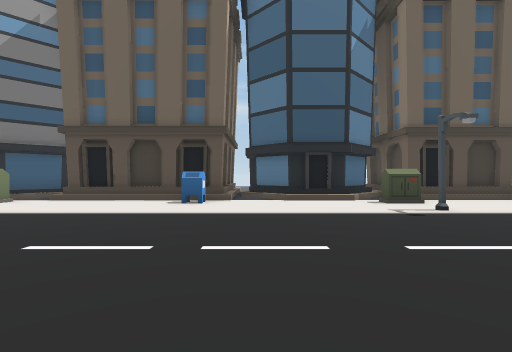
[1] (above)

17 first-person views from a walk through a 3-D level made in the Unity game engine. The camera is 0.64 m above the floor, looks level and sees 85° across. The floor is counted in squares, 1 m on a side. Each view is taken from the middle of a square. On the plan, view 1 faces up. The plan holds only what a view shows up to about 9 squares ahead; the rest is blank. The place goes on beyond the plan. The player is left out.

[2]
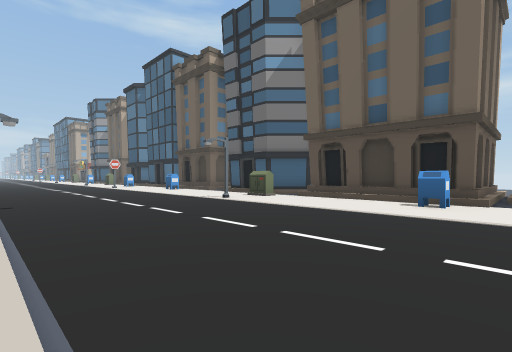

[3]
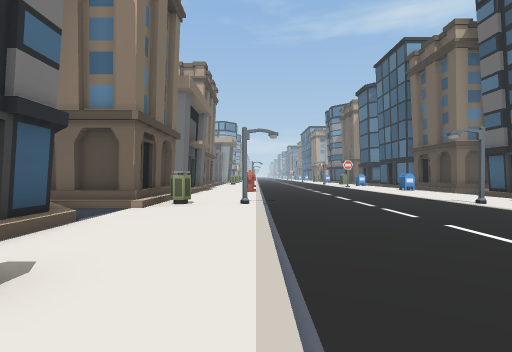

[4]
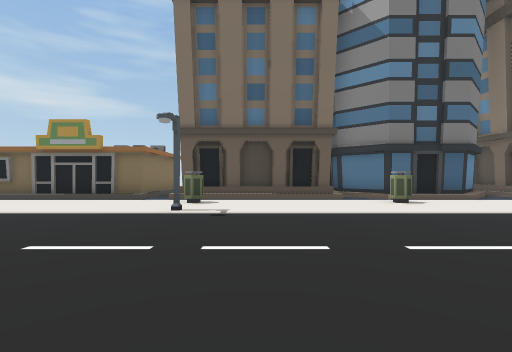

[5]
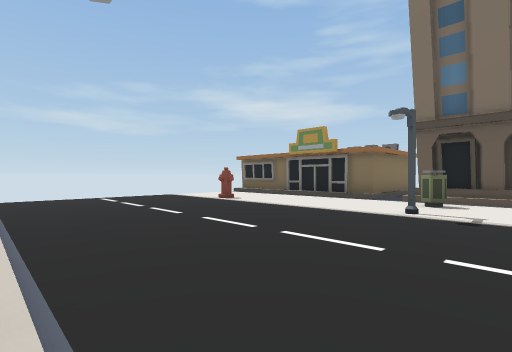

[6]
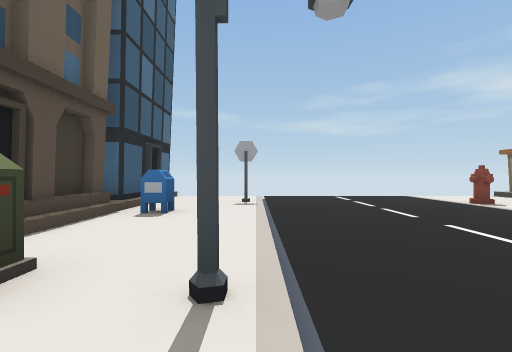

[7]
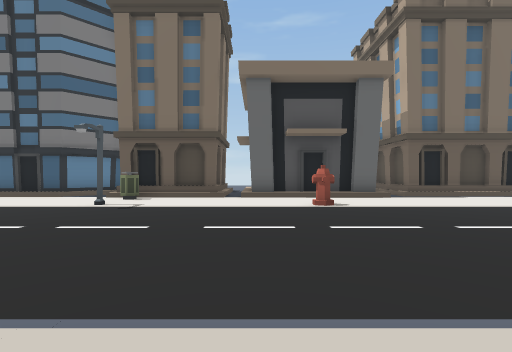

[8]
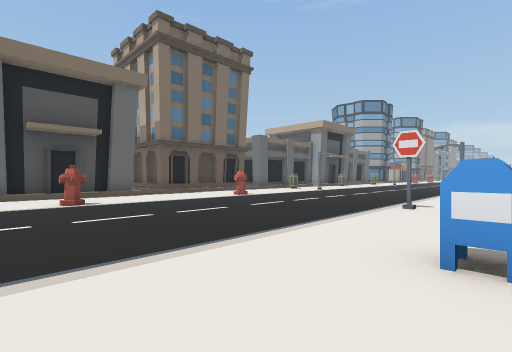

[9]
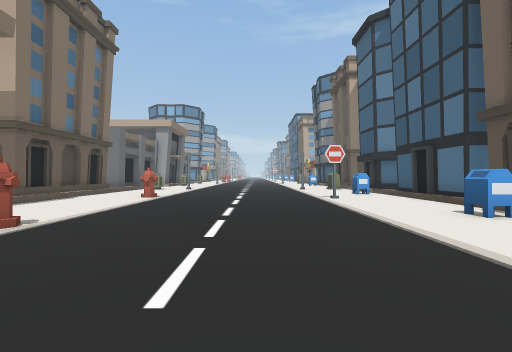

[10]
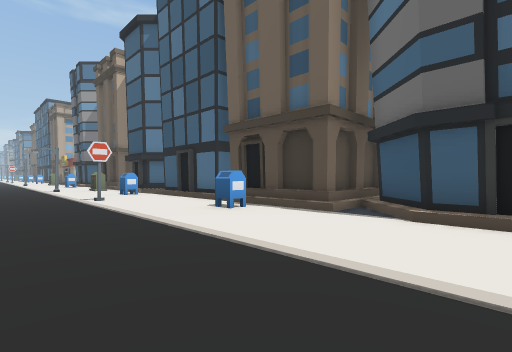

[11]
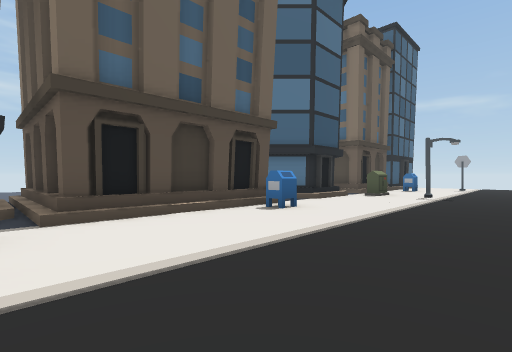

[12]
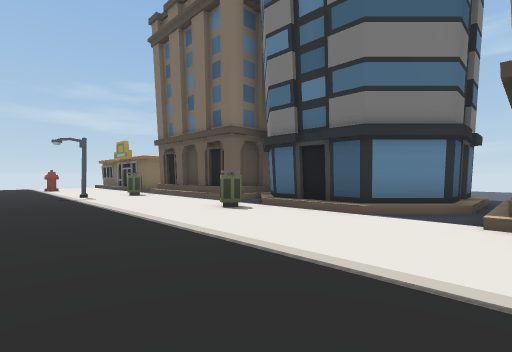

[13]
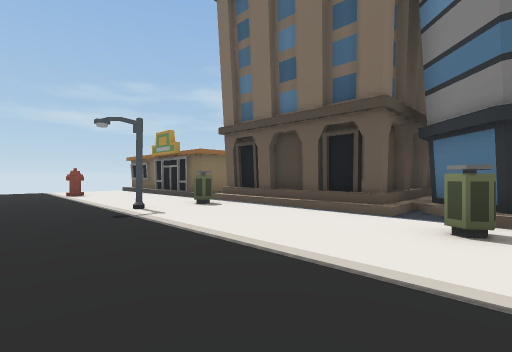

[14]
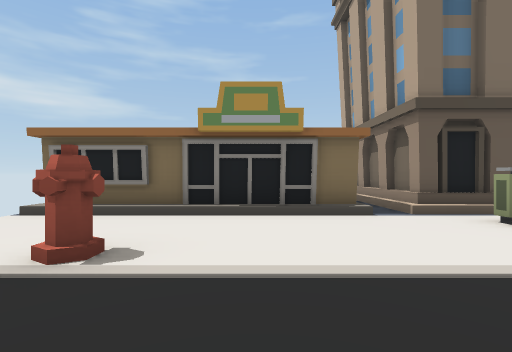

[15]
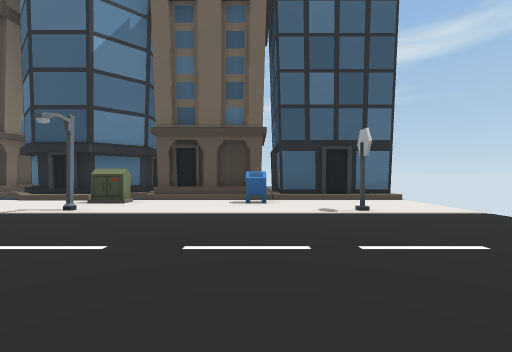

[16]
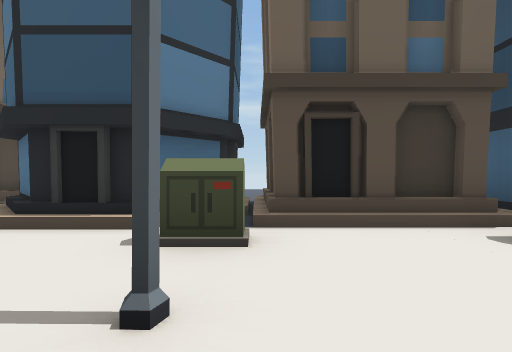

[17]
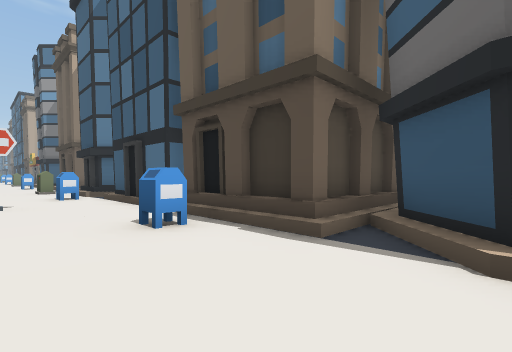

### Floor plan
Key: @ floor where view 1 was taken; # wall or solid block; . floor; / step, stairs or slope; B building; M mailbox; S streetlight; H hydrant.
Columns run from 18 left of view 1 to 11 right of it. Each row starts with its distance up from view 1.
 12              B   B
 11              B   B
 10        B    BB   B   B/B
  9        BB   BB   BB  B/B BB
  8 BBBB BBB.BBBBBBBBB.BB//BBBBBBB
  7 M....M..........M....//..M...
  6 .............................
  5 ..#////////SS////////SS....#.
  4 .............................
  3 .............................
  2 .............................
  1  ............................
  0  H....H....SS/////@//SS...H..
 -1  ............................
 -2  ............................
 -3 BBBB BBBB/BBB.BBB.BBBBB.BBBBBB
 -4             BBB  BB   B.B
 -5             BB    B   B B
 -6              B    B   B
 -7              .    B   B

Where each view was taken, in squares from view 1:
view 1: 0 up, 0 right, facing up
view 2: 0 up, 0 right, facing up-left
view 3: 0 up, 0 right, facing left
view 4: 5 up, 2 right, facing down
view 5: 5 up, 2 right, facing down-right
view 6: 5 up, 2 right, facing right
view 7: 6 up, 10 left, facing down
view 8: 7 up, 10 left, facing down-left
view 9: 3 up, 8 left, facing left
view 10: 3 up, 8 left, facing up-left
view 11: 3 up, 6 left, facing up-right
view 12: 2 up, 6 left, facing down-right
view 13: 2 up, 2 left, facing down-right
view 14: 2 up, 7 right, facing down
view 15: 0 up, 7 right, facing up
view 16: 4 up, 4 right, facing up
view 17: 5 up, 9 left, facing up-left
